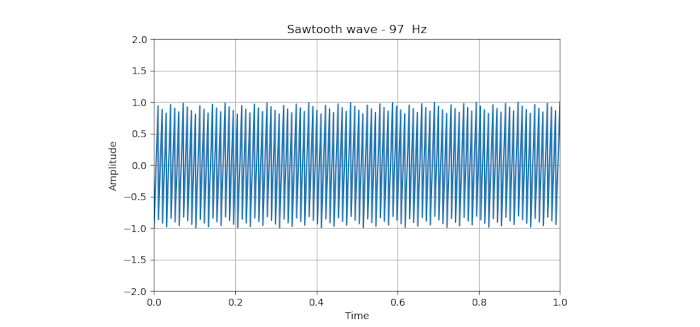

Generate this figure with Python:
import numpy as np
from scipy import signal
import matplotlib.pyplot as plt

# Initializing wave
timePoints = np.linspace(0, 1, 1000)

# Plots a sawtooth wave of frequency 97
plt.plot(timePoints, signal.sawtooth(2 * np.pi * 97 * timePoints))

# Setting title, labels, grid and limit to axis
plt.title('Sawtooth wave - 97  Hz')
plt.xlabel('Time')
plt.ylabel('Amplitude')
plt.grid(True, which='both')
plt.ylim(-2, 2)
plt.xlim(0, 1.0)

# Draws graph
plt.show()
